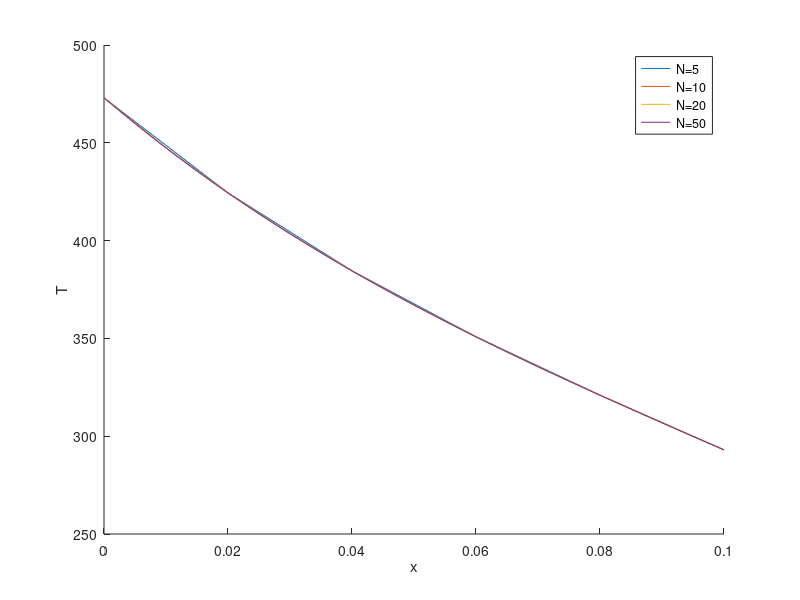

Here is the MATLAB script that generated this plot:
hc = 40;
P = 0.016;
k = 240;
Ac = 1.6e-5;
Ts = 293;
a = 0;
b = 0.1;
hold on
for N = [5 10 20 50]
    T = [];
    T(1) = 473;
    T(N+1) = 293;
    h = (a+b)/N;
    A = eye(N-1,N-1)*-(2+h^2*hc*P/(k*Ac));
    for i = 1:N-2
        A(i,i+1) = 1;
        A(1+i,i) = 1;
    end
    C = [];
    for i = 1:N-1
        C(i) = -h^2*hc*P/(k*Ac)*Ts;
    end
    C = C';
    C(1) = C(1)-T(1);
    C(N-1) = C(N-1)-T(N+1);
    T(2:N) = A\C;
    plot(a:h:b,T);
    display(T)
end
xlabel('x')
ylabel('T')
legend('N=5','N=10','N=20','N=50')
